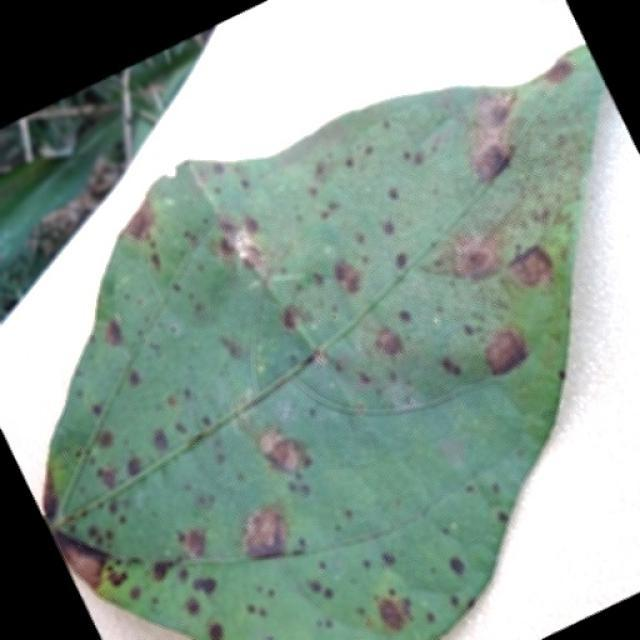
#> input picture greenpulse/greenpulse/dataset/test/images/122a_1_jpg.rf.31a5e78e018e6f667cd608d6794f944e.jpg, 640 x 640 px
$ python -i pepper_near_duplicate_audit_v1.py   (imports and definitions only)
#> lines starting #> are read from the running program, lines starting #| are printed output that depends on the picture

import hashlib
import json

from collections import Counter
from datetime import datetime, timezone
from pathlib import Path

import cv2
import numpy as np

from PIL import Image, ImageOps


ROOT = Path(__file__).resolve().parents[1]

DATA = (
    ROOT /
    "datasets/external/plantvillage_pepper_source"
)

INPUT = (
    ROOT / "reports/pepper_dataset_audit_v1.json"
)

OUTPUT = (
    ROOT / "reports/pepper_near_duplicate_audit_v1.json"
)

# These are exploratory screening thresholds.
# They are NOT validated duplicate-classification limits.
DHASH_MAX_DISTANCE = 3
PHASH_MAX_DISTANCE = 5

MAX_EXAMPLES_PER_CATEGORY = 100


# [11 lines left out: function file_hash, not called in this run]


def bits_to_integer(bits):
    packed = np.packbits(
        bits.reshape(-1).astype(np.uint8)
    )

    return int.from_bytes(
        packed.tobytes(),
        byteorder="big"
    )


def image_fingerprint(path):
    with Image.open(path) as image:
#> image is the input picture: PIL image 640x640 RGB; mean R, G, B 140.8, 158.5, 149.3
        image = ImageOps.exif_transpose(image)
        image = image.convert("L")
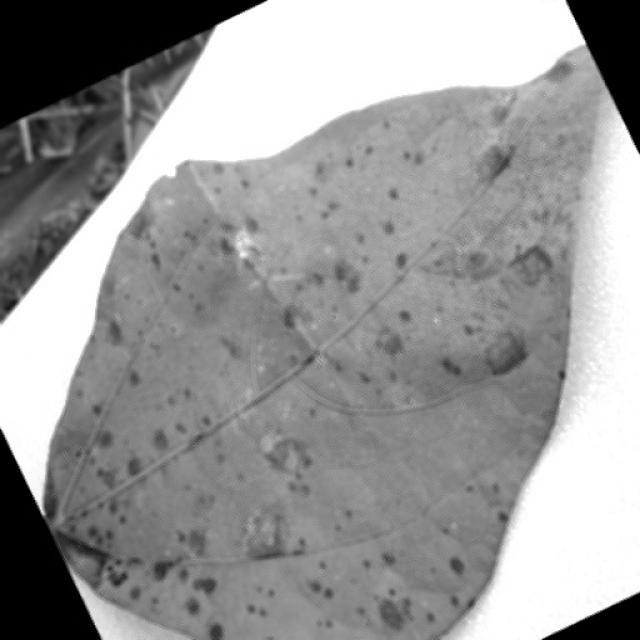
#> image: PIL image 640x640 L; min 0, max 255, mean 152.2

        # Difference hash: image structure.
        small = np.asarray(
            image.resize(
                (9, 8),
                Image.Resampling.LANCZOS
            ),
            dtype=np.uint8
        )

        dhash = bits_to_integer(
            small[:, 1:] > small[:, :-1]
        )
#> in bits_to_integer, `packed = np.packbits( bits.reshape(-1).astype(np.uint8) )`: packed = [240, 224, 193, 185, 33, 107, 251, 246]
#> dhash = 17357085964759727094

        # Perceptual hash: low-frequency
        # image information using DCT.
        large = np.asarray(
            image.resize(
                (32, 32),
                Image.Resampling.LANCZOS
            ),
            dtype=np.float32
        )
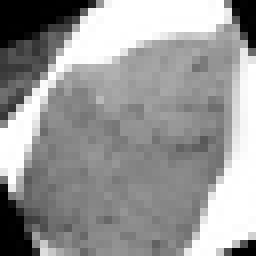
#> large: shape (32, 32) float32 (shown 8 times larger); min 0, max 255, mean 152.1

        dct = cv2.dct(large)
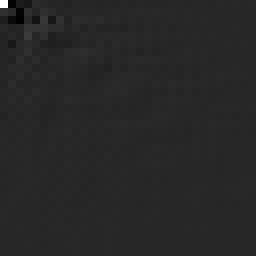
#> dct: shape (32, 32) float32 (shown 8 times larger); min -895.1, max 4865.8, mean 1.7; drawn with min black and max white

        coefficients = (
            dct[:8, :8]
            .reshape(-1)[1:]
        )
#> coefficients = 63 values, max 441.7 at index 34, min -895.1 at index 17, mean -47

        median = np.median(coefficients)
#> median = -20.98

        phash = bits_to_integer(
            coefficients > median
        )
#> phash = 1849901095056369782

    return dhash, phash


# [211 lines left out: function main, not called in this run]


# [2 lines not run here, left out]

>>> result = image_fingerprint('../../../greenpulse/greenpulse/dataset/test/images/122a_1_jpg.rf.31a5e78e018e6f667cd608d6794f944e.jpg')
#> result = (17357085964759727094, 1849901095056369782)

$ run again, on greenpulse/greenpulse/dataset/test/images/194y_3_jpg.rf.0de9d58c1177b0a65366b6a3b1567d1d.jpg
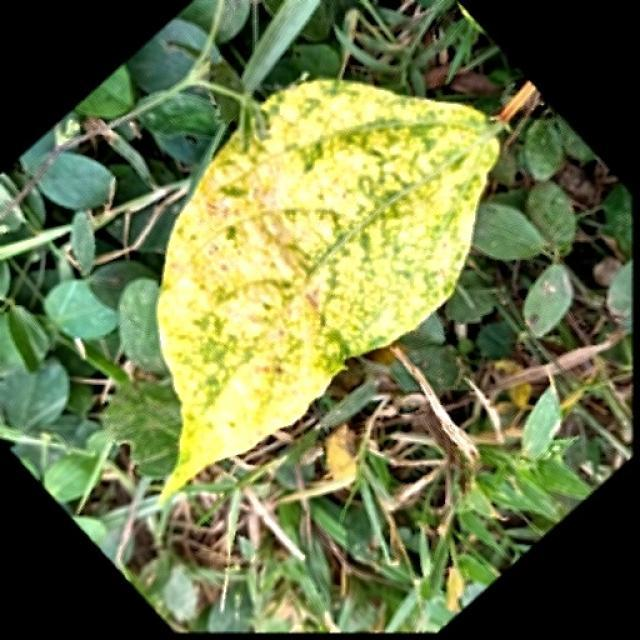
#> input picture greenpulse/greenpulse/dataset/test/images/194y_3_jpg.rf.0de9d58c1177b0a65366b6a3b1567d1d.jpg, 640 x 640 px
#> in image_fingerprint, image is the input picture: PIL image 640x640 RGB; mean R, G, B 108.2, 118.1, 71.9
#> in image_fingerprint, `image = image.convert("L")`:
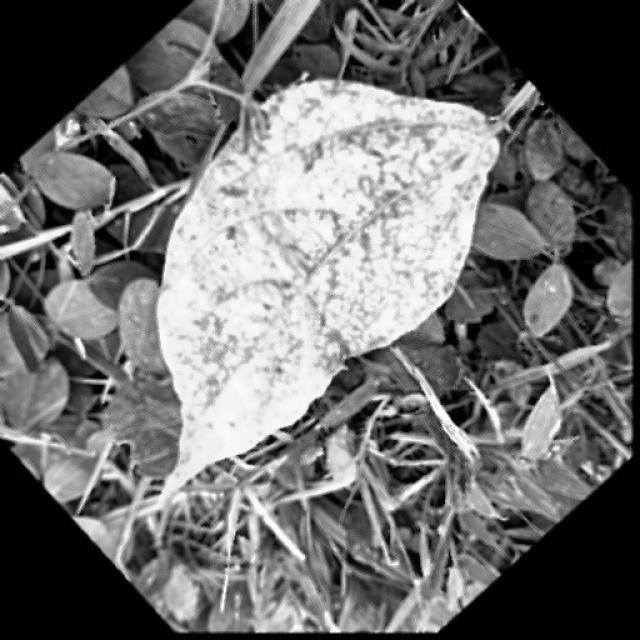
#> image: PIL image 640x640 L; min 0, max 255, mean 109.9
#> packed = [224, 176, 96, 232, 226, 102, 228, 224]
#> dhash = 16190547213744006368
#> in image_fingerprint, `dct = cv2.dct(large)`:
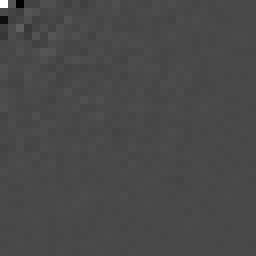
#> dct: shape (32, 32) float32 (shown 8 times larger); min -1414, max 3533.3, mean 0.9; drawn with min black and max white
#> coefficients = 63 values, max 435.1 at index 25, min -1414 at index 1, mean -37.42
#> median = 0.66
#> phash = 10174793512624021148
#> result = (16190547213744006368, 10174793512624021148)

$ run again, on greenpulse/greenpulse/dataset/test/images/20230317_090325_000117_jpg.rf.89f809113155d146fa3273a693510b03.jpg
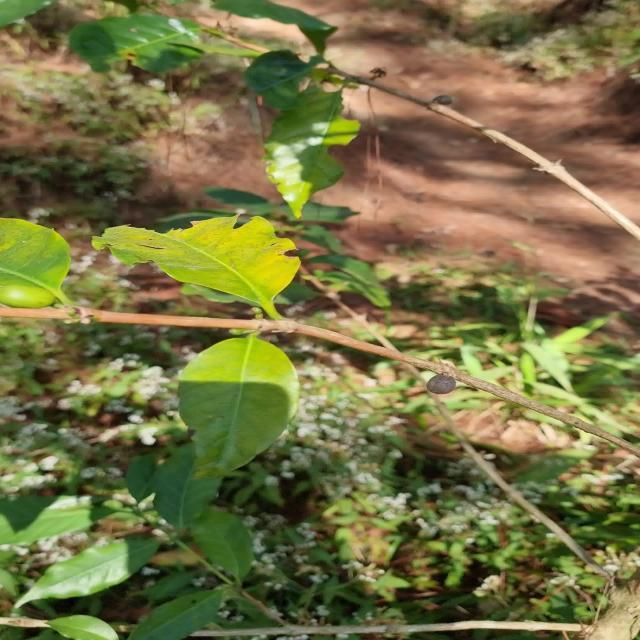
#> input picture greenpulse/greenpulse/dataset/test/images/20230317_090325_000117_jpg.rf.89f809113155d146fa3273a693510b03.jpg, 640 x 640 px
#> in image_fingerprint, image is the input picture: PIL image 640x640 RGB; mean R, G, B 118.7, 114.6, 68.7
#> in image_fingerprint, `image = image.convert("L")`:
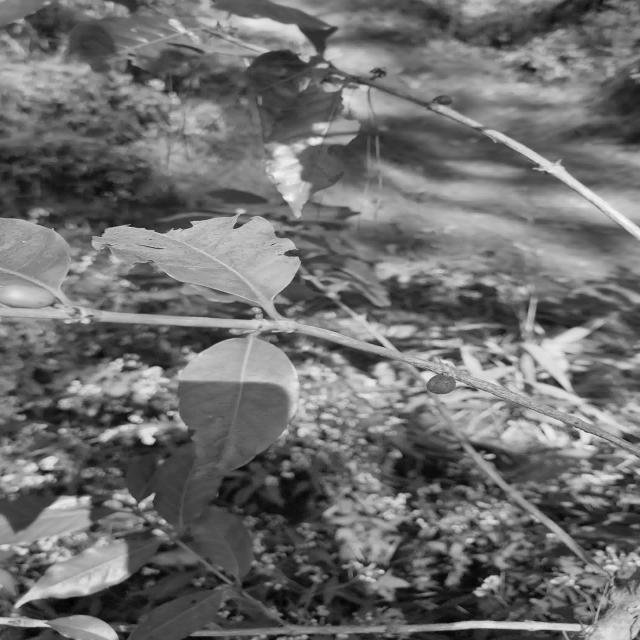
#> image: PIL image 640x640 L; min 1, max 251, mean 110.6
#> packed = [80, 86, 101, 110, 242, 86, 26, 43]
#> dhash = 5788925898217888299
#> in image_fingerprint, `dct = cv2.dct(large)`:
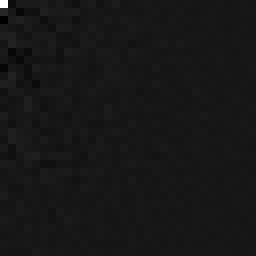
#> dct: shape (32, 32) float32 (shown 8 times larger); min -350.5, max 3541.6, mean 3.8; drawn with min black and max white
#> coefficients = 63 values, max 248.6 at index 7, min -350.5 at index 15, mean -2.67
#> median = 12.56
#> phash = 8903318648617507840
#> result = (5788925898217888299, 8903318648617507840)
